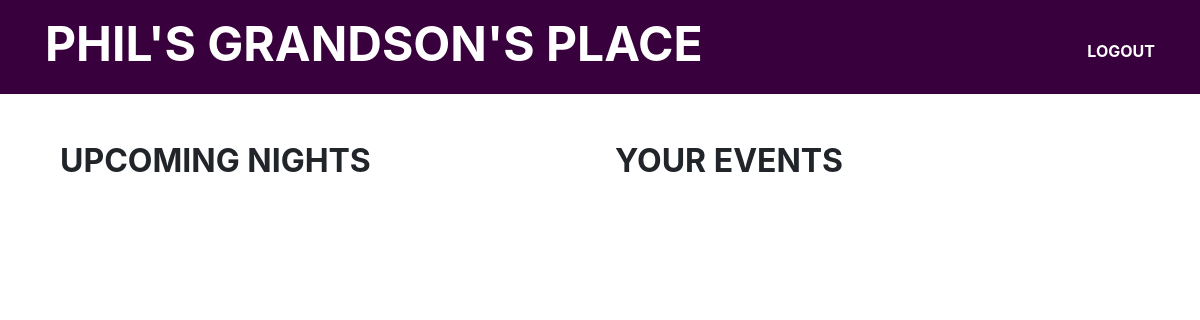
The app's page / (signed in), older data.
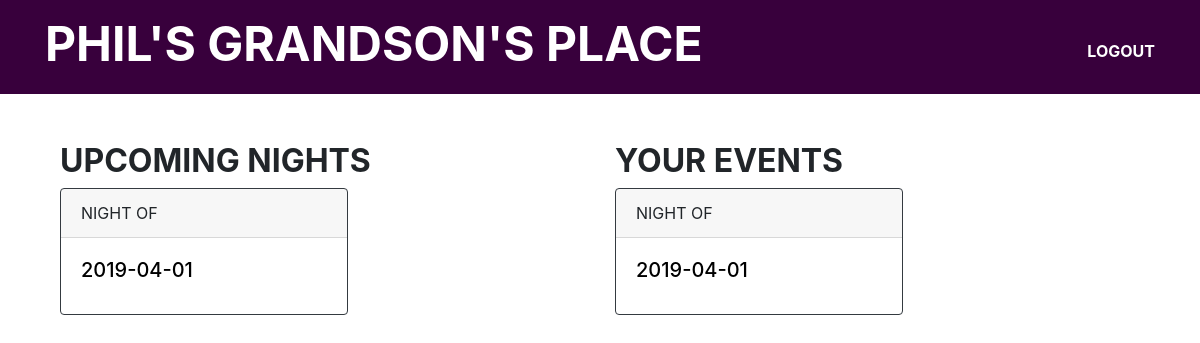
The same page, newer data.
### timing/models.py (models this page shows, shortened)
class PhilDay(models.Model):
    startDay = models.DateField()
    startTime = models.TimeField()
    endTime = models.TimeField()
    endDay = models.DateField()
    def __str__(self):
       return "{}".format(self.startDay)

class ArrivalTime(models.Model):
    licenseID = models.ForeignKey(User, related_name="userID", on_delete=models.CASCADE)
    philsDay = models.ForeignKey(PhilDay, related_name="dayPhils", on_delete=models.CASCADE)
    time = models.TimeField()

### user/views.py (the view)
# urls.py: path('', login_required(dashboard, login_url="user:user-login"), name="home" ),
def dashboard(request):
    ban = Ban.objects.filter(licenseID=request.user)
    flag = True
    if len(ban)==0:
        flag=False
    day = PhilDay.objects.filter(startDay__gte=datetime.today())
    signedUp = ArrivalTime.objects.filter(licenseID = request.user).filter(philsDay__startDay__gte=datetime.today())
    staffSchedule = StaffSchedule.objects.filter(staffID = request.user).filter(day__startDay__gte=datetime.today())
    return render(request, 'dashboard.html', {'flag':flag,'phil_days': day, 'signedUp': signedUp, 'staffSchedule': staffSchedule})

### templates/dashboard.html
{% extends "base.html" %}
{% load bootstrap3 %}
{% load staticfiles %}
{% block content %}
<nav class="navbar navbar-expand-lg navbar-light" style="padding-bottom: 0; background-color: rgb(56,0,60);">
      <div class="container">
         <a class="navbar-brand light navbar-title title-nav" href="{% url 'home' %}" style="font-size: 300%; padding-top: 0px; padding-bottom: 14px; color: white;"><b>PHIL'S GRANDSON'S PLACE</b></a>
        <a href="{% url 'user:user-logout' %}" style="color: white;"><b>LOGOUT</b></a>
      </div>
    </nav>
<div class="container">
    <br><br>
    <div class="container">
        {% if flag %}
        <h1><b>YOU ARE CURRENTLY BANNED FROM PHILS</b></h1>
        {% else %}
        <div class="row">
            <div class="col">
            <h2><b>UPCOMING NIGHTS</b></h2>
            {% for day in phil_days %}
            <div class="card border-dark mb-3" style="max-width: 18rem;">
                <div class="card-header">NIGHT OF</div>
                <div class="card-body text-dark">
                    <h5 class="card-title"><a style="color:black;" href={% url 'philday' pk=day.id %}>{{ day.startDay | upper }}</a></h5>
                </div>
            </div>
            {% endfor %}
            </div>
            <div class="col">
            <h2><b>YOUR EVENTS</b></h2>
            {% if user.is_staff %}
           {% for day in staffSchedule %}
            <div class="card border-dark mb-3" style="max-width: 18rem;">
                <div class="card-header">NIGHT OF</div>
                <div class="card-body text-dark">
                    <h5 class="card-title"><a style="color:black;" href={% url 'philday' pk=day.day.id %}>{{ day.day }}</a></h5>
                </div>
            </div>
            {% endfor %}
            {% else %}
            {% for day in signedUp %}
            <div class="card border-dark mb-3" style="max-width: 18rem;">
                <div class="card-header">NIGHT OF</div>
                <div class="card-body text-dark">
                    <h5 class="card-title"><a style="color:black;" href={% url 'philday' pk=day.philsDay.id %}>{{ day.philsDay | upper }}</a></h5>
                </div>
            </div>
            {% endfor %}
            {% endif %}
            </div>
        </div>
        {% endif %}
    </div>
</div>
{% endblock %}

Row changes from the older to the newer data that the page shows:
now on this page (row edited): PhilDay: startDay "2019-04-01"
now on this page (row unchanged): ArrivalTime: philsDay "2019-04-01"
